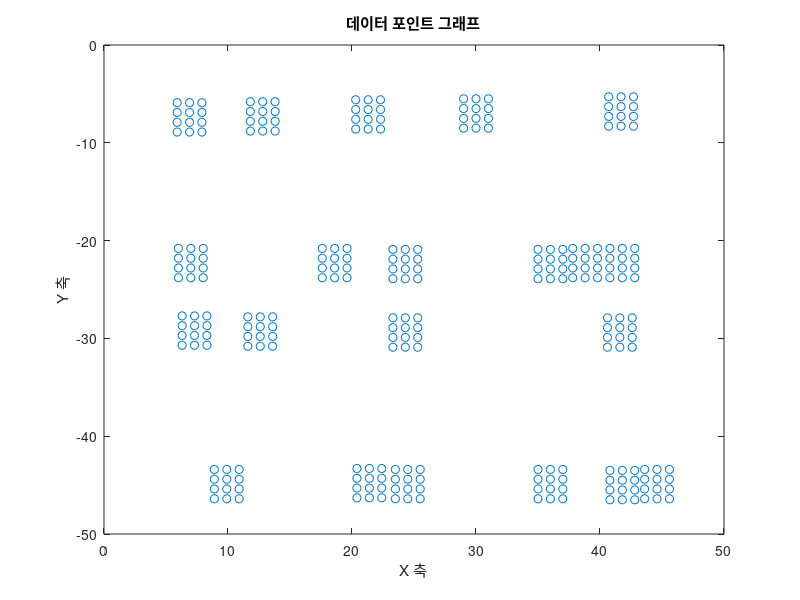

This chart was generated by the following MATLAB code: (Note: this script raises an error after producing the figure.)
% start = [10.0, 0.0, pi];
% goal = [10.0, 10.0, 0.0];
start = [3.72, -37.67]; % x=3.72, y = -37.67
goal = [35, -5]; %[29.83, -41.44]; %[30.96, -31.05];
% Searching space : [min_x, max_x, min_y, max_y]
space = [-2.0, 15.0, -2.0, 15.0]; 
% Obstacle : (x, y, radius)
% obstacle_list = [[3, 5, 1];
%                      [3, 6, 1];
%                      [3, 7, 1];
%                      [3, 8, 1];
%                      [3, 9, 1]; 
%                      [3, 10, 1]; 
%                      [4, 5, 1];
%                      [5, 5, 1]; 
%                      [6, 5, 1]; 
%                      [7, 5, 1]; 
%                      [8, 5, 1]; 
%                      [9, 5, 1]; 
%                      [10, 5, 1]; 
%                      [11, 5, 1]; 
%                      [12, 5, 1]; 
%                      [13, 5, 1]; 
%                      [14, 5, 1]; 
%                      [15, 5, 1]]; 
obstacle_list = [[7.3   -28.7];
    [12.8   -6.8];
    [21.3   -6.6];
    [30   -6.5];
    [41.7   -6.3];
    [6.9   -6.9];
    [7   -21.8];
    [18.6   -21.8];
    [24.3   -21.9];
    [36   -21.9];
    [38.8   -21.8];
    [41.8   -21.8];
    [12.6   -28.8];
    [24.3   -28.9];
    [41.6   -28.9];
    [9.9   -44.4];
    [21.4   -44.3];
    [24.5   -44.4];
    [36   -44.4];
    [41.8   -44.5];
    [44.6   -44.4];];

% 새로운 포인트 저장을 위한 리스트
new_obstacle_list = [];

% 각 장애물에 대해 사각형 형태의 새로운 포인트 생성
for i = 1:size(obstacle_list, 1)
    x = obstacle_list(i, 1);
    y = obstacle_list(i, 2);
    
    % 상하좌우 포인트 추가
    new_points = [
        x-1, y; x+1, y; x, y-1; x, y+1;  % 상하좌우
        x-1, y-1; x-1, y+1; x+1, y-1; x+1, y+1;  % 대각선
        x, y-2;  % 추가된 아래쪽 포인트
        
        
        x-1, y-2; x+1, y-2]; % 아래쪽 확장된 포인트
    
    % 새로운 포인트를 리스트에 추가
    new_obstacle_list = [new_obstacle_list; new_points];
end

% 중복 포인트 제거
new_obstacle_list = unique(new_obstacle_list, 'rows');

% 기존 장애물 리스트와 새로운 포인트 합치기
combined_obstacle_list = [obstacle_list; new_obstacle_list];

% obstacle_list = [[3, 5];
%                      [3, 6];
%                      [3, 7];
%                      [3, 8];
%                      [3, 9]; 
%                      [3, 10]; 
%                      [4, 5];
%                      [5, 5]; 
%                      [6, 5]; 
%                      [7, 5]; 
%                      [8, 5]; 
%                      [9, 5]; 
%                      [10, 5]; 
%                      [11, 5]; 
%                      [12, 5]; 
%                      [13, 5]; 
%                      [14, 5]; 
%                      [15, 5]]; 
x = combined_obstacle_list(:, 1); % x 좌표
y = combined_obstacle_list(:, 2); % y 좌표

plot(x, y, 'o'); % 데이터 점 찍기
hold on;
xlabel('X 축'); % x 축 레이블
ylabel('Y 축'); % y 축 레이블
title('데이터 포인트 그래프'); % 그래프 제목
% refpath = hybrid_a_star_fcn(start, goal, space, obstacle_list, 5.0, 2.0, 0.5, 1.1);
% hybrid_a_star_fcn(start, goal, space, obstacle_list, R, Vx, delta_time_step, weight)
% hybrid_a_star_fcn(start, goal, map, weight_heuristic, show_animation, deltaTimeStep, R, Vx)
% opt_path = hybrid_a_star_fcn(start, goal, obstacle_list, 50, true, 5, 1, 2, space);


opt_path = A_star_fcn(start, goal, combined_obstacle_list, 10, true);
disp(opt_path)
plot(opt_path(:,1), opt_path(:,2), 'm.-')


%%%%%%%%%%%%%%%%%%%%%%%%%%%%%%%%%%%%%%%%%%%%%%%%%%%%%%%%%%%%%%%%%%%%%%%%%%%

% 
% %% Load waypoint and roadprofile data
% id_waypoint = 284;
% f1 = load('C:\Users\seobokyeong\Downloads\waypoints_data.mat');
% n_waypoint = height(f1.ids);
% 
% id_roadprofile = 13;
% f2 = load('C:\Users\seobokyeong\Downloads\roadprofiles_data.mat');
% n_roadprofile = height(f2.ids);
% 
% %% Create map using waypoint and roadprofile data
% map = [];
% for i = 1 : n_roadprofile
%     indices = f2.waypoints(i,:);
%     indices = indices(indices ~= 0);
%     x = f1.waypoints(indices,1);
%     y = f1.waypoints(indices,2);
%     map = [map; [x, y]];
% end
% 
% start = map(1,:);
% goal = map(end,:);
% 
% opt_path = a_star_fcn(start, goal, map, 10, true);